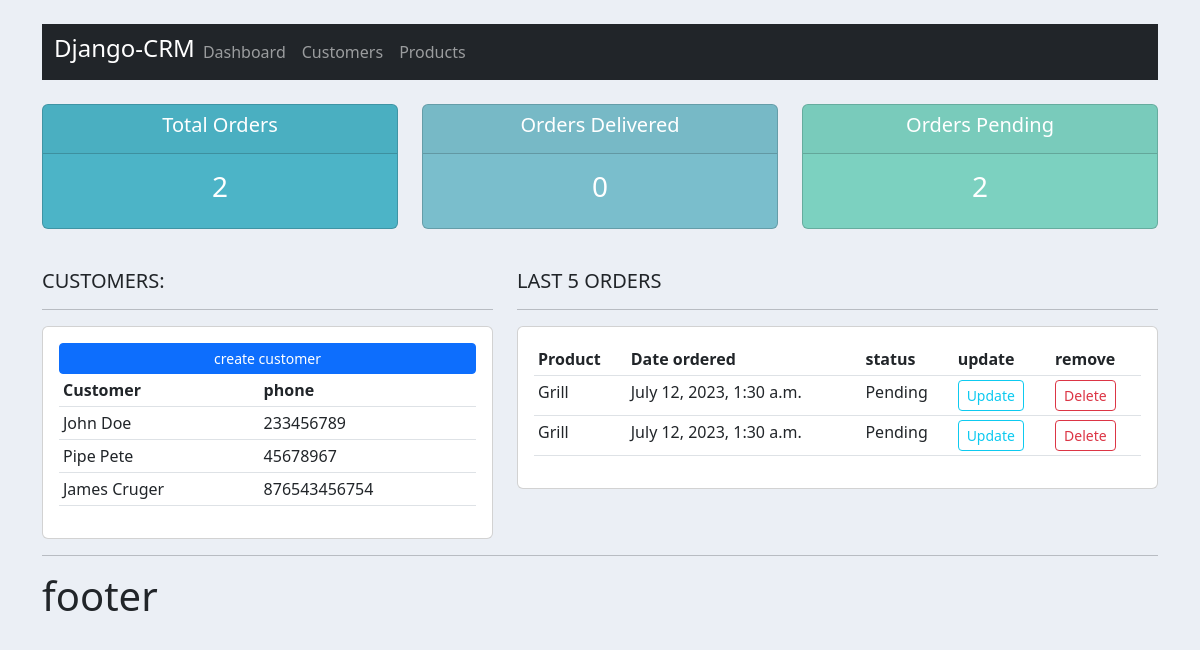
The app's page /, older data.
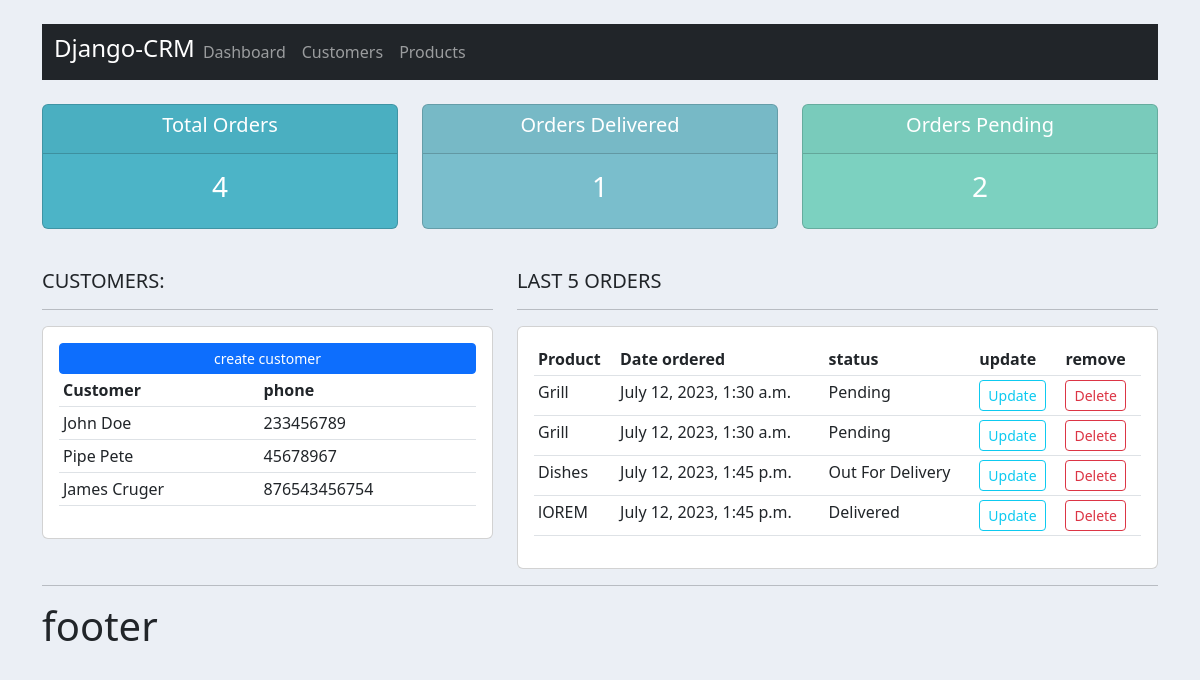
The same page, newer data.
### accounts/models.py (models this page shows, shortened)
class Customer(models.Model):
    name = models.CharField(max_length=200,null=True)
    phone = models.CharField(max_length=200,null=True)
    email = models.CharField(max_length=200,null=True)
    date_created = models.DateTimeField(auto_now_add=True,null=True)

class Order(models.Model):
    STATUS = (
        ('Pending','Pending'),
        ('Out For Delivery','Out For Delivery'),
        ('Delivered','Delivered'),
    )
    customer = models.ForeignKey(Customer,null=True,on_delete=models.SET_NULL)
    product = models.ForeignKey(Product,null=True,on_delete=models.SET_NULL)
    date_created = models.DateTimeField(auto_now_add=True,null=True)
    status = models.CharField(max_length=200,null=True,choices=STATUS)

class Product(models.Model):
    CATEGORY = (
        ('Indoor','Indoor'),
        ('Outdoor','Outdoor')
    )
    name = models.CharField(max_length=200,null=True)
    price = models.FloatField(null=True)
    category = models.CharField(max_length=200,null=True,choices=CATEGORY)
    description =models.CharField(max_length=200,null=True,blank=True)
    date_created = models.DateTimeField(auto_now_add=True,null=True)
    tags = models.ManyToManyField(Tags)
    def __str__(self):
        return self.name

### accounts/views.py (the view)
# urls.py: path('',home,name='home'),
def home(request):
    customers = Customer.objects.all()
    orders = Order.objects.all()
    total_customers = customers.count()
    total_orders = orders.count()
    delivered = orders.filter(status='Delivered').count()
    pending = orders.filter(status='Pending').count()
    context = {'orders':orders,'customers':customers,'total_customers':total_customers,
               'total_orders':total_orders,'delivered':delivered,'pending':pending}
    return render(request,'accounts/dashboard.html',context)

### accounts/templates/accounts/dashboard.html
{% extends 'accounts/main.html' %}
{% block content%}
{% include 'accounts/status.html' %}
<br>
<div class="row">
    <div class="col-md-5">
        <h5>CUSTOMERS:</h5>
        <hr>
        <div class="card card-body">
            <a href="{% url 'create-customer'  %}" class="btn btn-primary btn-sm btn-block">create customer</a>
            <table class="table table-sm">
                <tr>
                    <th>Customer</th>
                    <th>phone</th>
                </tr>
                {% for customer in customers %}
                <tr>
                    <td>{{customer.name}}</td>
                    <td>{{customer.phone}}</td>
                </tr>
                {% endfor %}
            </table>
        </div>
    </div>
    <div class="col-md-7">
        <h5>LAST 5 ORDERS</h5>
        <hr>
        <div class="card card-body">
            <table class="table table-sm">
                <tr>
                    <th>Product</th>
                    <th>Date ordered</th>
                    <th>status</th>
                    <th>update</th>
                    <th>remove</th>
                </tr>
                {% for order in orders %}
                <tr>
                    <td>{{order.product}}</td>
                    <td>{{order.date_created}}</td>
                    <td>{{order.status}}</td>
                    <td><a href="" class="btn btn-outline-info btn-sm">Update</a></td>
                    <td><a href="" class="btn btn-outline-danger btn-sm">Delete</a></td>
                </tr>
                {% endfor %}
            </table>
        </div>
    </div>
</div>
{% endblock %}

Row changes from the older to the newer data that the page shows:
added Order: product "Dishes", date_created "July 12, 2023, 1:45 p.m.", status "Out For Delivery"
added Order: product "lOREM", date_created "July 12, 2023, 1:45 p.m.", status "Delivered"
Text that changed along with them:
{{ total_orders }}: "2" → "4"
{{ delivered }}: "0" → "1"
